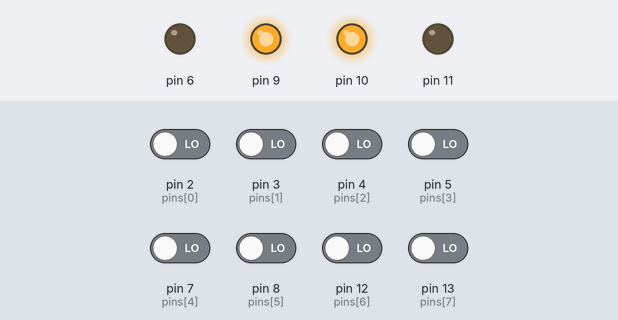
Recording of a sketch running on a simulated Arduino Uno, built with avr-gcc and run on an emulated ATmega328P. Shown: output pins drawn as LEDs (lit = HIGH). Inputs (shaded band) come from the test bench; at power-on: pin 2 (pins[0]), pin 3 (pins[1]), pin 4 (pins[2]), pin 5 (pins[3]), pin 7 (pins[4]), pin 8 (pins[5]), pin 12 (pins[6]), pin 13 (pins[7]) LOW. What the sketch prints to the serial monitor is not drawn.

Above: at 1.2 s.
1.3 s: pin 2 (pins[0]) driven HIGH
At 2.4 s:
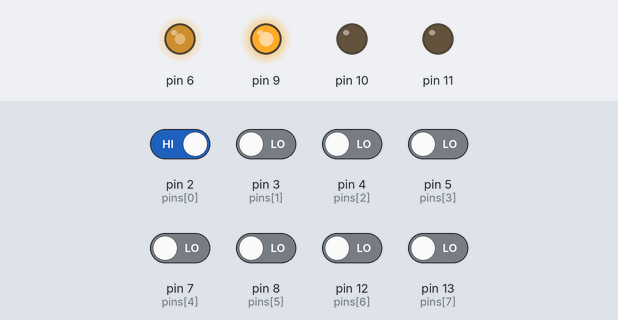
2.8 s: pin 3 (pins[1]) driven HIGH
At 3.2 s:
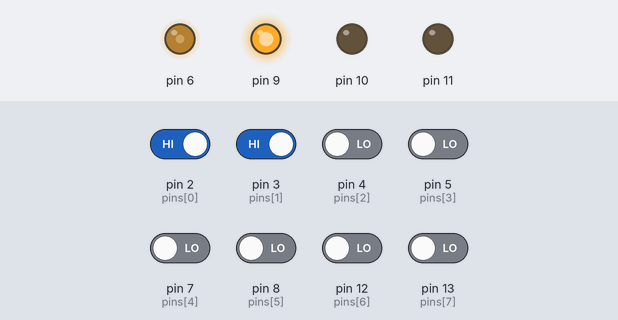
4.3 s: pin 4 (pins[2]) driven HIGH
At 5.5 s:
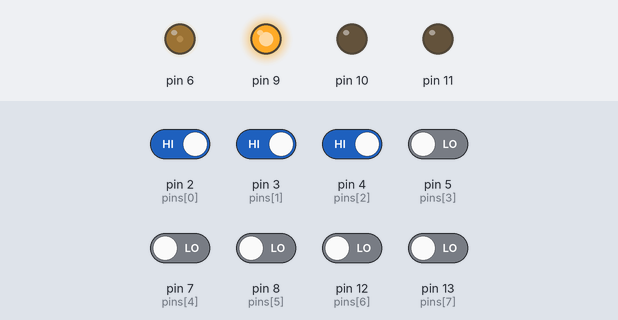
5.8 s: pin 8 (pins[5]) driven HIGH
At 6.7 s:
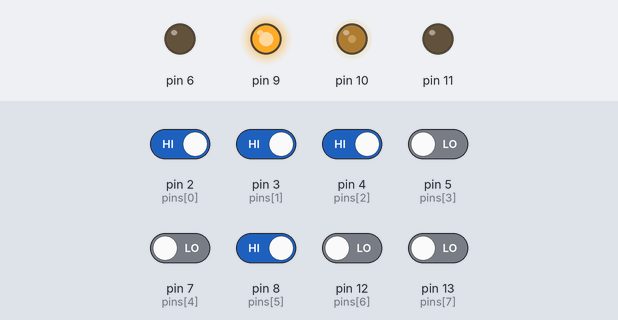
7.3 s: pin 5 (pins[3]) driven HIGH
At 7.8 s:
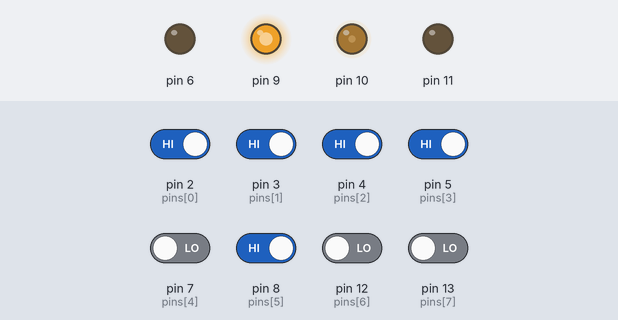
8.8 s: pin 7 (pins[4]) driven HIGH
At 10.1 s:
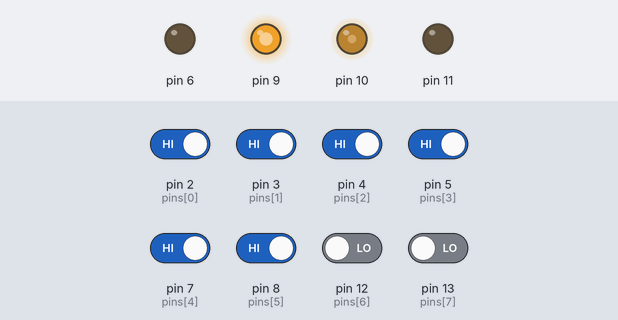
Timing chart, 0 to 11.3 s (numbered marks = the images above; inputs shaded):
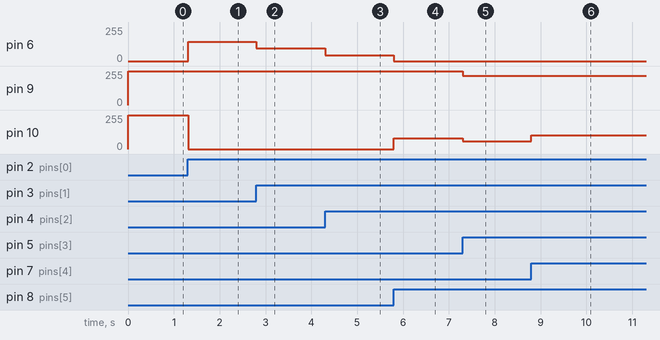

Measured:
- after the input at 1.3 s, pin 6: 0/255 → 144/255 at once; pin 10: 255/255 → 0/255 at once
- after the input at 2.8 s, pin 6: 144/255 → 94/255 at once
- after the input at 4.3 s, pin 6: 94/255 → 44/255 at once
- after the input at 5.8 s, pin 6: 44/255 → 0/255 at once; pin 10: 0/255 → 80/255 at once
- after the input at 7.3 s, pin 9: 255/255 → 220/255 at once; pin 10: 80/255 → 60/255 at once
- after the input at 8.8 s, pin 10: 60/255 → 103/255 at once

The sketch:

8-pin-p.ino
```cpp
int weights[] = {-4, -3, -2, -1, 1, 2, 3, 4};
int pins[] = {2, 3, 4, 5, 7, 8, 12, 13};
int high[] = {0, 0, 0, 0, 0, 0, 0, 0};
int p = 10;
int history;
int rpm = 255;

int number_of_pins_high() {
  int n = 0;
  for (int i = 0; i < 8; ++i) {
    n += high[i];
  }
  return n;
}

double get_centroid() {
  double score = 0;
  int n = 0;
  for (int i = 0; i < 8; ++i) {
    if (high[i] == 1) {
      ++n;
      score += weights[i];
    }
  }
  if (n == 0) {
    n = 1;
  }
  return score / (double)n;
}

void read_pins() {
  for (int i = 0; i < 8; ++i) {
    if (digitalRead(pins[i]) == HIGH) {
      high[i] = 1;
    } else {
      high[i] = 0;
    }
  }
}

void setup() {
  // put your setup code here, to run once:
  Serial.begin(9600);
  for (int i = 0; i < 8; ++i) {
    pinMode(pins[i], INPUT);
  }
  pinMode(9, OUTPUT);
  pinMode(10, OUTPUT);
  pinMode(6, OUTPUT);
  pinMode(11, OUTPUT);
}

void loop() {
  // put your main code here, to run repeatedly:
  read_pins();
  double c = 10 * get_centroid();
  if (number_of_pins_high() >= 5) {
    rpm = 220;
  } else {
    rpm = 255;
  }
  if (number_of_pins_high() == 8) {
    analogWrite(9, 0);
    analogWrite(10, 0);
    analogWrite(6, 0);
    analogWrite(11, 0);
    Serial.print("8 PINS HIGH \n");
  } else {
    if (number_of_pins_high() == 0) {
      Serial.print("History \n");
      c = history;
    } else {
      history = c;
    }
    if (c < 0) {
      c *= -1;
      analogWrite(9, rpm);
      analogWrite(10, (rpm - p * c) < 0 ? 0 : (rpm - p * c));
      analogWrite(6, (rpm - p * c) < 0 ? p * c : 0);
    } else {
      analogWrite(10, rpm);
      analogWrite(9, (rpm - p * c) < 0 ? 0 : (rpm - p * c));
      analogWrite(11, (rpm - p * c) < 0 ? p * c : 0);
    }
  }
}
```
